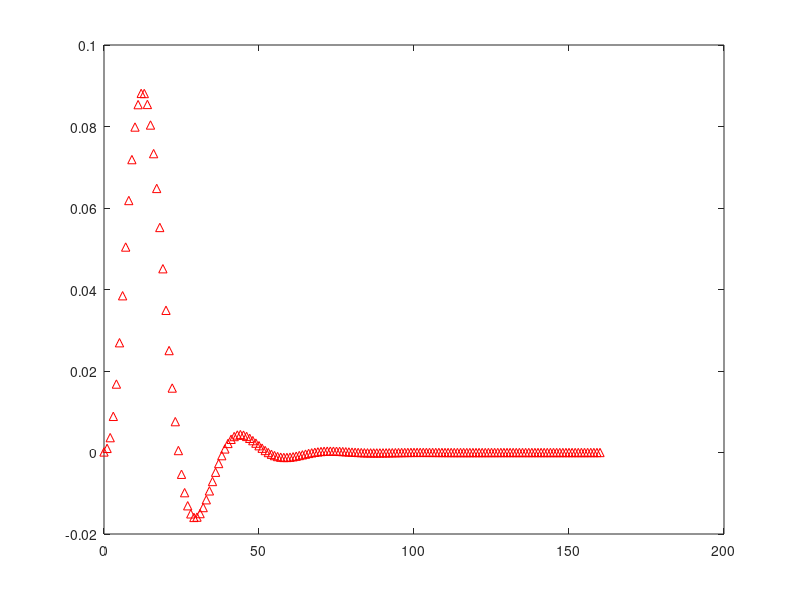
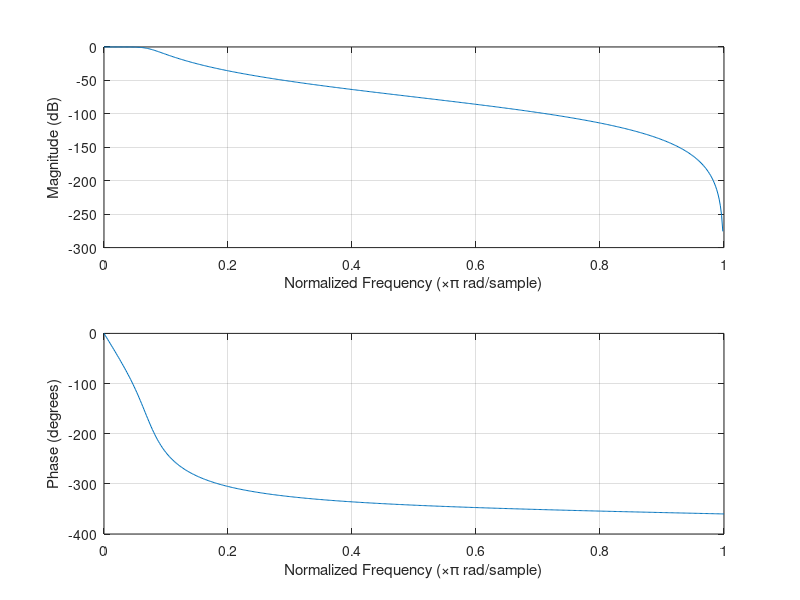
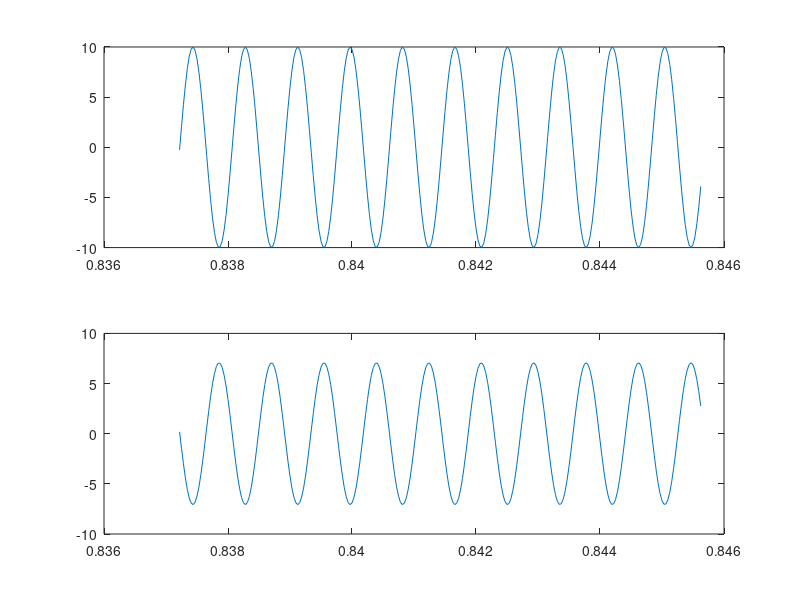

MATLAB code for these plots, in order:
%IIR filter

fpass=1000;
rp=1;
fstop=10000;
rs=80;

nf=16000;
fs=nf*2;
ts=1/fs;

nfpass=fpass/nf;
nfstop=fstop/nf;

[N,ncf]=buttord(nfpass,nfstop,rp,rs);
[b,a]=butter(N,ncf,'low');

impz(b,a);
figure
freqz(b,a);





amp=10;
f0=ncf*nf;
D=1000/f0;
t=0:ts:D-ts;
x=amp*sin(2*pi*f0*t);

y=filter(b,a,x);
%figure 
%plot(t,y,t,x);

N=fix(10*fs/f0);

l=fix(990*fs/f0);
m=fix(1000*fs/f0);

figure
subplot(2,1,1)
plot(t(l+1:end),x(l+1:end));

subplot(2,1,2)
plot(t(l+1:end),y(l+1:end));

ipPowT=sum(abs(x(l+1:end)).^2)/N;
opPowT=sum(abs(y(l+1:end)).^2)/N;
%

X=fft(x(l+1:end),N);
Y=fft(y(l+1:end),N);

ipPowF=sum(abs(X).^2)/N^2;
opPowF=sum(abs(Y).^2)/N^2;

disp(ipPowT);
disp(opPowT);
disp(ipPowF);
disp(opPowF);

%fix(a*2^13)
%fix(b^2^15)
